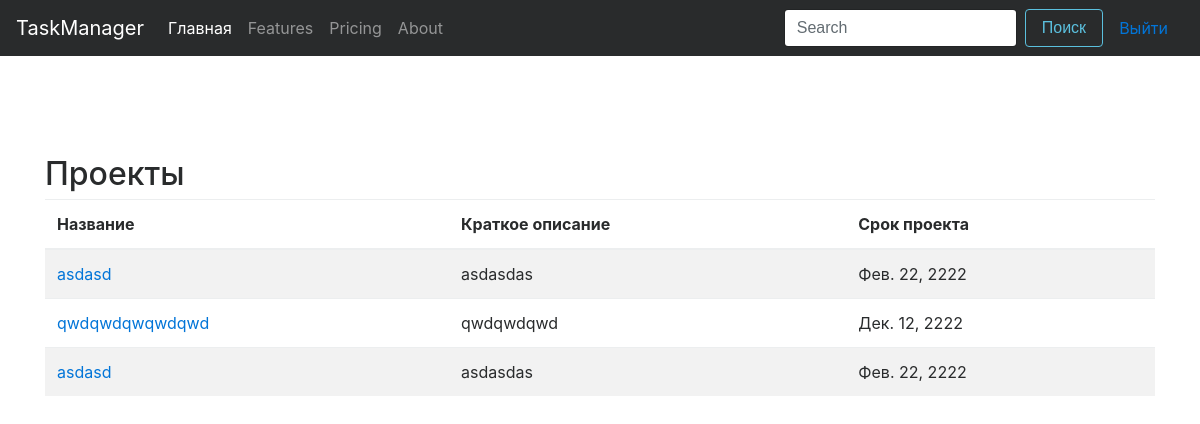
Before: / (signed in) with the older database file.
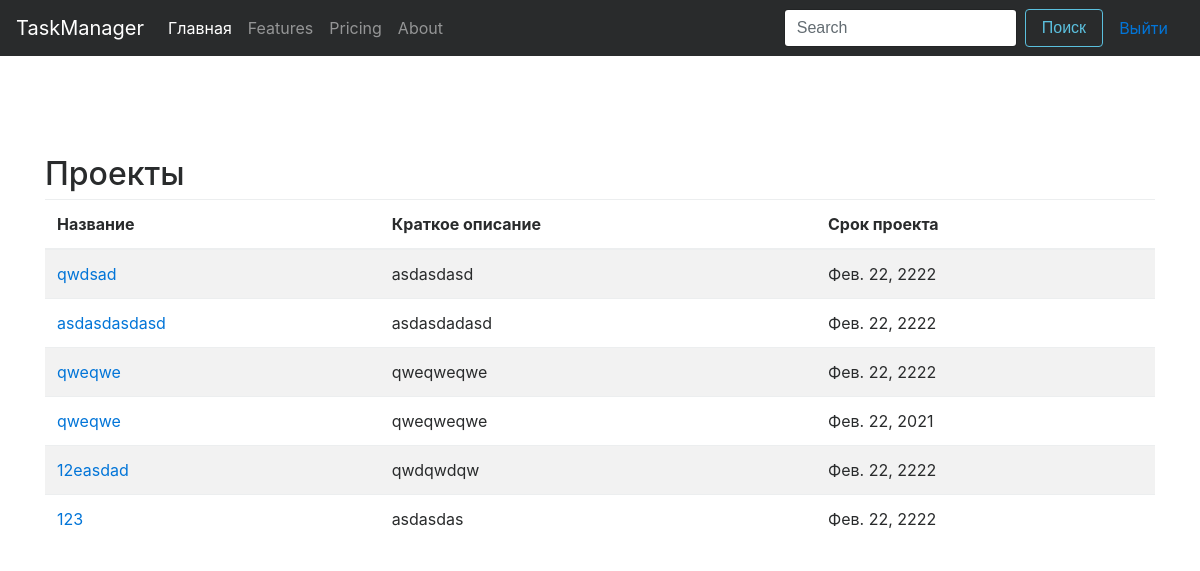
After: the same page with the newer database file.
### Project/models.py (models this page shows, shortened)
class Project(models.Model):
    title = models.CharField(max_length=100, verbose_name='Заголовок')
    description = models.TextField(verbose_name='Описание')
    users = models.ManyToManyField(settings.AUTH_USER_MODEL, verbose_name='Те кому домтупен проект')
    due_date = models.DateField(verbose_name='Срок проекта', db_index=True, default=datetime.now())
    date_create = models.DateTimeField(default=datetime.now(), db_index=True, verbose_name='Дата создания')
    class Meta:
        ordering = ['-date_create']
        verbose_name = 'Проект'
        verbose_name_plural = 'Проекты'

### Project/views.py (the view)
# urls.py: url(r'^$',  login_required(ProjectListView.as_view()), name='main'),
class ProjectListView(PageNumberView, TemplateView):
    template_name = 'project/project_index.html'
    projects = None
    project = None
    paginator = None
    def get(self, request, *args, **kwargs):
        if request.user.is_admin:
            self.paginator = Paginator(Project.objects.all(), 10)
        else:
            self.paginator = Paginator(Project.objects.filter(Q(users=request.user)), 10)
        try:
            self.projects = self.paginator.page(request.GET['page'])
        except KeyError:
            self.projects = self.paginator.page(1)
        except EmptyPage:
            raise Http404()
        return super(ProjectListView, self).get(request, *args, **kwargs)
    def get_context_data(self, **kwargs):
        context = super(ProjectListView, self).get_context_data(**kwargs)
        context["projects"] = self.projects
        context['paginator'] = self.paginator
        return context

### templates/project/project_index.html (shortened to what this page needs)
{% extends 'base.html' %}
{% block content %}
    <div class="container form-cont">
        <h2>Проекты</h2>
        <table class="table table-striped">
            <thead>
                <tr>
                    <th>Название</th>
                    <th>Краткое описание</th>
                    <th>Срок проекта</th>
                </tr>
            </thead>
            <tbody>
            {% for project in projects %}
                <tr>
                <td><a href="{% url "project_task" pk=project.pk %}">{{ project.title }}</a></td>
                <td>{{ project.description }}</td>
                <td>{{ project.due_date }}</td>
                </tr>
            {% endfor %}
            </tbody>
        </table>
    </div>
{% endblock %}

### templates/base.html (shortened to what this page needs)
{% load staticfiles %}
<!doctype html>
<html>
  <head>
    <link type="text/css" href="{% static 'css/main.css' %}" rel="stylesheet">
    <link type="text/css" href="{% static 'css/bootstrap.min.css' %}" rel="stylesheet">
  </head>
  <body>
{% if user.is_authenticated %}
    <nav class="navbar navbar-toggleable-md navbar-inverse bg-inverse">
        <a class="navbar-brand" href="#">TaskManager</a>
        <div class="collapse navbar-collapse" id="navbarColor01">
          <ul class="navbar-nav mr-auto">
            <li class="nav-item active">
              <a class="nav-link" href="{% url 'main' %}">Главная</a>
            </li>
            <li class="nav-item">
              <a class="nav-link" href="#">Features</a>
            </li>
            <li class="nav-item">
              <a class="nav-link" href="#">Pricing</a>
            </li>
            <li class="nav-item">
              <a class="nav-link" href="#">About</a>
            </li>
          </ul>
          <form class="form-inline">
            <input class="form-control mr-sm-2" type="text" placeholder="Search">
            <button class="btn btn-outline-info my-2 my-sm-0" type="submit">Поиск</button>
          </form>
           <a class="nav-link" href="{% url 'logout' %}">Выйти</a>
        </div>
    </nav>
{% endif %}
    {% block content %}
    {% endblock %}
  </body>
</html>

### static/css/main.css (style rules this page uses)
.form-cont { margin-top: 100px; }

Changed rows visible on the page:
removed Project: title "asdasd", description "asdasdas", due_date "Фев. 22, 2222"
removed Project: title "qwdqwdqwqwdqwd", description "qwdqwdqwd", due_date "Дек. 12, 2222"
added Project: title "qwdsad", description "asdasdasd", due_date "Фев. 22, 2222"
added Project: title "asdasdasdasd", description "asdasdadasd", due_date "Фев. 22, 2222"
added Project: title "qweqwe", description "qweqweqwe", due_date "Фев. 22, 2222"
added Project: title "qweqwe", description "qweqweqwe", due_date "Фев. 22, 2021"
added Project: title "12easdad", description "qwdqwdqw", due_date "Фев. 22, 2222"
changed Project "asdasdas": title "asdasd" → "123"
